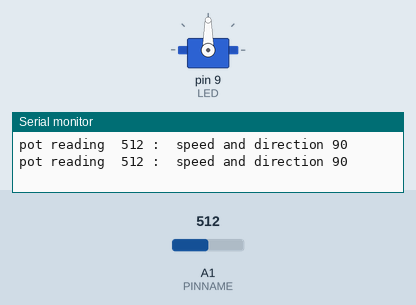
Recording of a sketch running on a simulated Arduino Uno, built with avr-gcc and run on an emulated ATmega328P. On the bench: servo, the last lines printed to the serial monitor. The test bench sets the inputs (shaded band); at power-on: A1 (PINNAME) = 512.

Above: at 1.3 s.
1.4 s: A1 (PINNAME) set to 716
At 1.9 s:
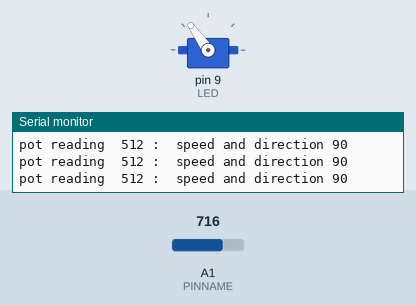
3.0 s: A1 (PINNAME) set to 900
At 4.2 s:
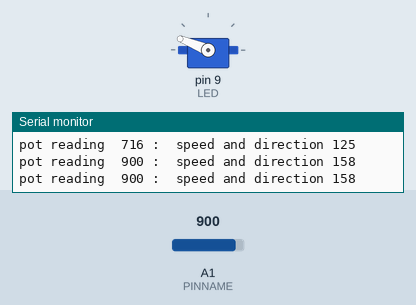
4.5 s: A1 (PINNAME) set to 1023
At 5.6 s:
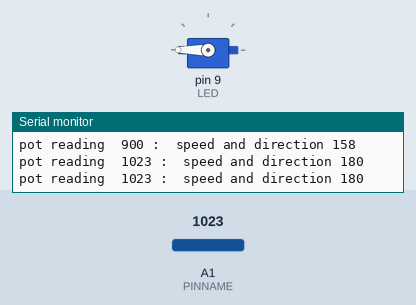
6.0 s: A1 (PINNAME) set to 306
At 6.9 s:
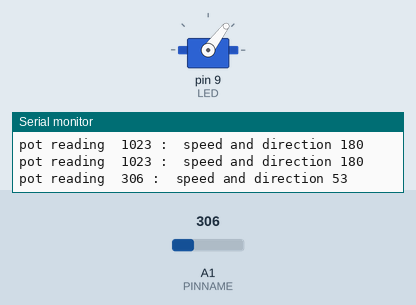
7.5 s: A1 (PINNAME) set to 122
At 8.1 s:
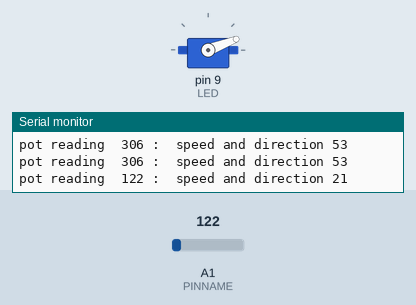
9.0 s: A1 (PINNAME) set to 0
At 9.3 s:
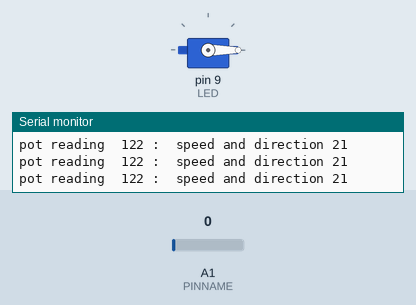
Timing chart, 0 to 11.5 s (numbered marks = the images above; inputs shaded):
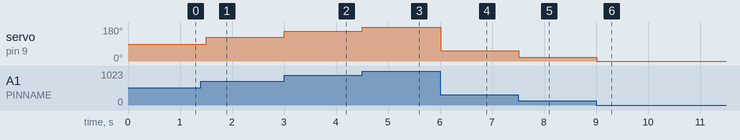

Measured:
- after the input at 1.4 s, servo on pin 9 (LED): 90° → 125° after 0.10 s
- after the input at 3.0 s, servo on pin 9 (LED): 125° → 158° at once
- after the input at 4.5 s, servo on pin 9 (LED): 158° → 180° at once
- after the input at 6.0 s, servo on pin 9 (LED): 180° → 53° at once
- after the input at 7.5 s, servo on pin 9 (LED): 53° → 21° at once
- after the input at 9.0 s, servo on pin 9 (LED): 21° → 0° at once

The sketch:

codeforsrvo.ino
```cpp
#include <Servo.h>
Servo myservo;
int LED= 9;
int PINNAME = A1;
int VAL=0;
int Y=0;
// the setup function runs once when you press reset or power the board
void setup() {
  Serial.begin(9600);
  myservo.attach(LED);
}
// the loop function runs over and over again forever
void loop() {

  VAL=analogRead(PINNAME); // potentiometer reading
  analogWrite(LED,VAL);
  Y = map(VAL, 0, 1023, 0, 180);//map 0-1023 to 0-180 range
  myservo.write(Y);
  delay(500);
  Serial.print("pot reading  ");
  Serial.print(VAL);
  Serial.print(" : ");
  Serial.print(" speed and direction ");
  Serial.println(Y);
}
```
